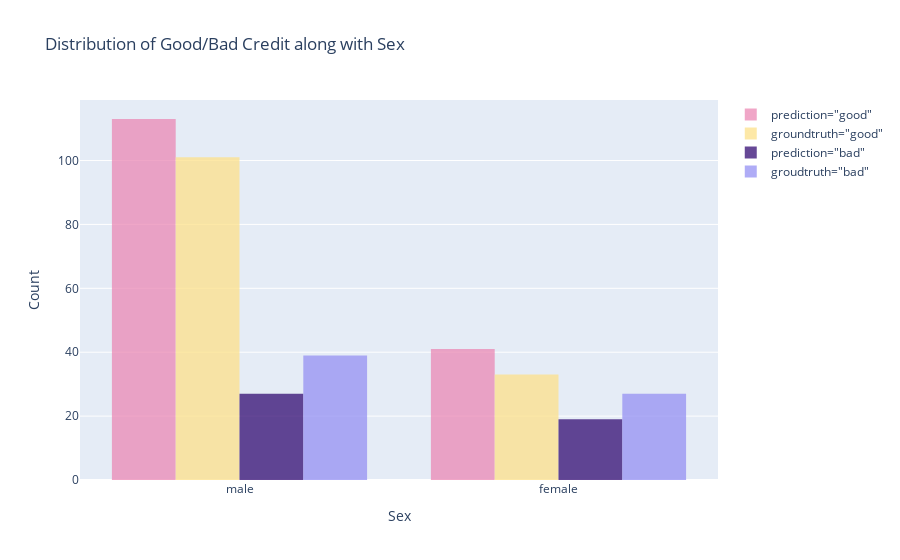

Source (notebook cell):
### Markdown cell above
##### a. Distribution of Predictions by New Model

### Code cell
# visualize the results
fig = go.Figure()
fig.add_trace(go.Histogram(
    x=val_full[val_full['Risk_pred(protected=Sex, model=RF)']=='good']['Sex'],
    marker_color='#EB89B5',
    opacity=0.75,
    name='prediction="good"'
))
fig.add_trace(go.Histogram(
    x=val_full[val_full['Risk']=='good']['Sex'],
    marker_color='#FDE18A',
    opacity=0.75,
    name='groundtruth="good"'
))
fig.add_trace(go.Histogram(
    x=val_full[val_full['Risk_pred(protected=Sex, model=RF)']=='bad']['Sex'],
    marker_color='#330C73',
    opacity=0.75,
    name='prediction="bad"'
))
fig.add_trace(go.Histogram(
    x=val_full[val_full['Risk']=='bad']['Sex'],
    marker_color='#9591F3',
    opacity=0.75,
    name='groudtruth="bad"'
))
fig.update_layout(
    title_text='Distribution of Good/Bad Credit along with Sex',
    xaxis_title='Sex',
    yaxis_title='Count'
)
# fig.write_image('../results/anti-classification-sex.png', scale=5)
fig.show()

### Figure 1 — Plotly figure (JSON) as saved in the notebook; plotly's stock layout.template omitted (floating-point values rounded to 4 significant figures; data arrays with more than 128 entries replaced by an {"elided": "..."} marker saying what was removed)
{"data": [{"marker": {"color": "#EB89B5"}, "name": "prediction=\"good\"", "opacity": 0.75, "type": "histogram", "x": {"elided": "154 str values"}}, {"marker": {"color": "#FDE18A"}, "name": "groundtruth=\"good\"", "opacity": 0.75, "type": "histogram", "x": {"elided": "134 str values"}}, {"marker": {"color": "#330C73"}, "name": "prediction=\"bad\"", "opacity": 0.75, "type": "histogram", "x": ["female", "female", "male", "female", "male", "male", "male", "female", "female", "male", "male", "female", "male", "female", "female", "female", "female", "male", "male", "female", "male", "female", "female", "male", "male", "female", "male", "male", "male", "male", "male", "male", "female", "male", "male", "female", "female", "female", "male", "male", "male", "male", "male", "female", "male", "male"]}, {"marker": {"color": "#9591F3"}, "name": "groudtruth=\"bad\"", "opacity": 0.75, "type": "histogram", "x": ["female", "male", "male", "male", "female", "male", "male", "male", "female", "female", "male", "male", "male", "male", "female", "male", "male", "male", "male", "male", "male", "female", "female", "male", "female", "male", "female", "female", "female", "female", "male", "female", "female", "male", "female", "male", "female", "male", "female", "male", "female", "female", "male", "male", "female", "female", "male", "male", "female", "female", "male", "male", "male", "male", "female", "male", "male", "female", "female", "male", "male", "male", "male", "male", "female", "male"]}], "layout": {"title": {"text": "Distribution of Good/Bad Credit along with Sex"}, "xaxis": {"title": {"text": "Sex"}}, "yaxis": {"title": {"text": "Count"}}}}
